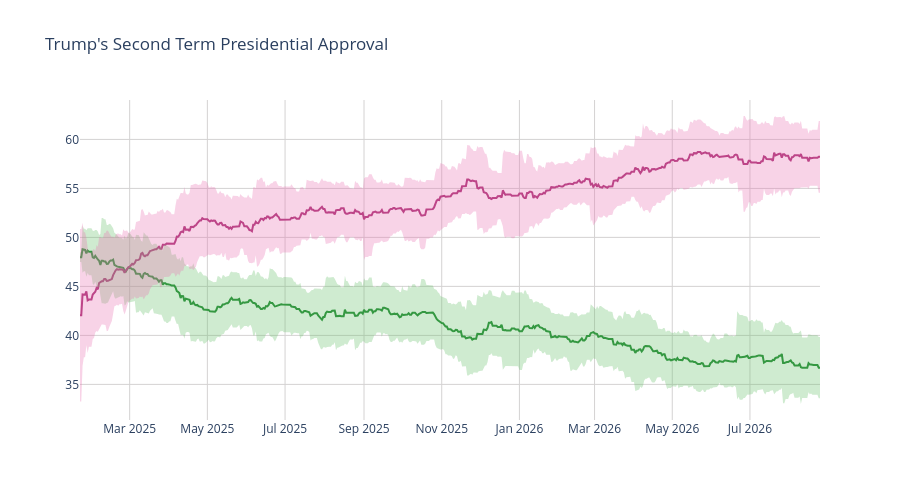

The notebook cell this image was saved under:
### Code cell
disappr_ci_hex = "#e86eaf"
appr_ci_hex = "#60be65"
disappr_ci_rgba = "rgba(232, 110, 175, 0.3)"
appr_ci_rgba = "rgba(96, 190, 101, 0.3)"
grid_col = "#d4d2d2"


# Approve
fig = go.Figure(go.Scatter(
    x=pres['end_date'],
    y=pres['approve'],
    hovertemplate="%{y:.2f}%",
    name="<b>Approve</b>",
    line=dict(color="#228833"),
    showlegend=False
))

# Disapprove
fig.add_trace(go.Scatter(
    x=pres['end_date'],
    y=pres['disapprove'],
    hovertemplate="%{y:.2f}%",
    name="<b>Disapprove</b>",
    line=dict(color="#aa3377"),
    showlegend=False
    )
)

# Approve CI
fig.add_traces([

    # Upper bound
    go.Scatter(
        x=pres['end_date'],
        y=pres['approve_upper_ci'],
        marker=dict(color=appr_ci_hex),
        line=dict(width=0),
        mode='lines',
        showlegend=False,
        hoverinfo="skip"
    ),

    # Lower bound
    go.Scatter(
        x=pres['end_date'],
        y=pres['approve_lower_ci'],
        marker=dict(color=appr_ci_hex),
        line=dict(width=0),
        mode='lines',
        fillcolor=appr_ci_rgba,
        fill="tonexty",
        showlegend=False,
        hoverinfo="skip"
    )
])

# Disapprove CI
fig.add_traces([

    # Upper bound
    go.Scatter(
        x=pres['end_date'],
        y=pres['disapprove_upper_ci'],
        marker=dict(color=disappr_ci_hex),
        line=dict(width=0),
        mode='lines',
        showlegend=False,
        hoverinfo="skip"
    ),

    # Lower bound
    go.Scatter(
        x=pres['end_date'],
        y=pres['disapprove_lower_ci'],
        marker=dict(color=disappr_ci_hex),
        line=dict(width=0),
        mode='lines',
        fillcolor=disappr_ci_rgba,
        fill="tonexty",
        showlegend=False,
        hoverinfo="skip"
    )
])

fig.update_layout(
    title=dict(text="Trump's Second Term Presidential Approval"),
    hovermode="x"
)

fig.update_xaxes(gridcolor=grid_col)
fig.update_yaxes(gridcolor=grid_col)

fig.update_layout(hovermode="x", hoverlabel_align="right", plot_bgcolor="rgba(0, 0, 0, 0)", height=500)
fig.show()

### Figure 1 — Plotly figure (JSON) as saved in the notebook; plotly's stock layout.template omitted (floating-point values rounded to 4 significant figures; data arrays with more than 128 entries replaced by an {"elided": "..."} marker saying what was removed)
{"data": [{"hovertemplate": "%{y:.2f}%", "line": {"color": "#228833"}, "name": "<b>Approve</b>", "showlegend": false, "type": "scatter", "x": {"elided": "582 str values"}, "y": {"elided": "582 float values"}}, {"hovertemplate": "%{y:.2f}%", "line": {"color": "#aa3377"}, "name": "<b>Disapprove</b>", "showlegend": false, "type": "scatter", "x": {"elided": "582 str values"}, "y": {"elided": "582 float values"}}, {"hoverinfo": "skip", "line": {"width": 0}, "marker": {"color": "#60be65"}, "mode": "lines", "showlegend": false, "type": "scatter", "x": {"elided": "582 str values"}, "y": {"elided": "582 float values"}}, {"fill": "tonexty", "fillcolor": "rgba(96, 190, 101, 0.3)", "hoverinfo": "skip", "line": {"width": 0}, "marker": {"color": "#60be65"}, "mode": "lines", "showlegend": false, "type": "scatter", "x": {"elided": "582 str values"}, "y": {"elided": "582 float values"}}, {"hoverinfo": "skip", "line": {"width": 0}, "marker": {"color": "#e86eaf"}, "mode": "lines", "showlegend": false, "type": "scatter", "x": {"elided": "582 str values"}, "y": {"elided": "582 float values"}}, {"fill": "tonexty", "fillcolor": "rgba(232, 110, 175, 0.3)", "hoverinfo": "skip", "line": {"width": 0}, "marker": {"color": "#e86eaf"}, "mode": "lines", "showlegend": false, "type": "scatter", "x": {"elided": "582 str values"}, "y": {"elided": "582 float values"}}], "layout": {"height": 500, "hoverlabel": {"align": "right"}, "hovermode": "x", "plot_bgcolor": "rgba(0, 0, 0, 0)", "title": {"text": "Trump's Second Term Presidential Approval"}, "xaxis": {"gridcolor": "#d4d2d2"}, "yaxis": {"gridcolor": "#d4d2d2"}}}
